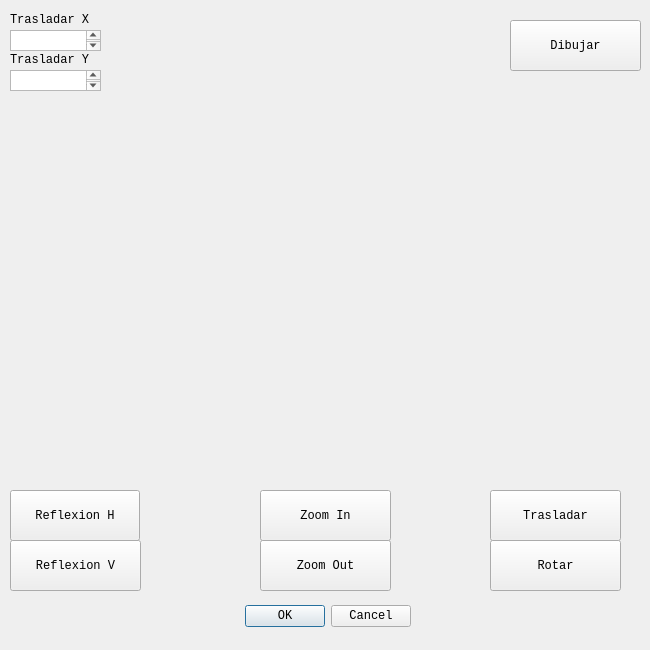
<?xml version="1.0" encoding="UTF-8"?>
<ui version="4.0">
 <class>cono</class>
 <widget class="QDialog" name="cono">
  <property name="geometry">
   <rect>
    <x>0</x>
    <y>0</y>
    <width>650</width>
    <height>650</height>
   </rect>
  </property>
  <property name="windowTitle">
   <string>Dialog</string>
  </property>
  <widget class="QDialogButtonBox" name="buttonBox">
   <property name="geometry">
    <rect>
     <x>70</x>
     <y>600</y>
     <width>341</width>
     <height>32</height>
    </rect>
   </property>
   <property name="font">
    <font>
     <family>Courier New</family>
    </font>
   </property>
   <property name="orientation">
    <enum>Qt::Horizontal</enum>
   </property>
   <property name="standardButtons">
    <set>QDialogButtonBox::Cancel|QDialogButtonBox::Ok</set>
   </property>
  </widget>
  <widget class="QLabel" name="label">
   <property name="geometry">
    <rect>
     <x>10</x>
     <y>10</y>
     <width>101</width>
     <height>20</height>
    </rect>
   </property>
   <property name="font">
    <font>
     <family>Courier New</family>
    </font>
   </property>
   <property name="text">
    <string>Trasladar X</string>
   </property>
  </widget>
  <widget class="QPushButton" name="pushButton_3">
   <property name="geometry">
    <rect>
     <x>260</x>
     <y>540</y>
     <width>131</width>
     <height>51</height>
    </rect>
   </property>
   <property name="font">
    <font>
     <family>Courier New</family>
    </font>
   </property>
   <property name="text">
    <string>Zoom Out</string>
   </property>
  </widget>
  <widget class="QPushButton" name="pushButton_2">
   <property name="geometry">
    <rect>
     <x>490</x>
     <y>490</y>
     <width>131</width>
     <height>51</height>
    </rect>
   </property>
   <property name="font">
    <font>
     <family>Courier New</family>
    </font>
   </property>
   <property name="text">
    <string>Trasladar</string>
   </property>
  </widget>
  <widget class="QPushButton" name="pushButton_4">
   <property name="geometry">
    <rect>
     <x>260</x>
     <y>490</y>
     <width>131</width>
     <height>51</height>
    </rect>
   </property>
   <property name="font">
    <font>
     <family>Courier New</family>
    </font>
   </property>
   <property name="text">
    <string>Zoom In</string>
   </property>
  </widget>
  <widget class="QTextEdit" name="transX">
   <property name="geometry">
    <rect>
     <x>10</x>
     <y>30</y>
     <width>91</width>
     <height>21</height>
    </rect>
   </property>
  </widget>
  <widget class="QPushButton" name="pushButton">
   <property name="geometry">
    <rect>
     <x>510</x>
     <y>20</y>
     <width>131</width>
     <height>51</height>
    </rect>
   </property>
   <property name="font">
    <font>
     <family>Courier New</family>
    </font>
   </property>
   <property name="text">
    <string>Dibujar</string>
   </property>
  </widget>
  <widget class="QLabel" name="label_2">
   <property name="geometry">
    <rect>
     <x>10</x>
     <y>50</y>
     <width>101</width>
     <height>20</height>
    </rect>
   </property>
   <property name="font">
    <font>
     <family>Courier New</family>
    </font>
   </property>
   <property name="text">
    <string>Trasladar Y</string>
   </property>
  </widget>
  <widget class="QTextEdit" name="transY">
   <property name="geometry">
    <rect>
     <x>10</x>
     <y>70</y>
     <width>91</width>
     <height>21</height>
    </rect>
   </property>
  </widget>
  <widget class="QPushButton" name="pushButton_5">
   <property name="geometry">
    <rect>
     <x>490</x>
     <y>540</y>
     <width>131</width>
     <height>51</height>
    </rect>
   </property>
   <property name="font">
    <font>
     <family>Courier New</family>
    </font>
   </property>
   <property name="text">
    <string>Rotar</string>
   </property>
  </widget>
  <widget class="QPushButton" name="pushButton_6">
   <property name="geometry">
    <rect>
     <x>10</x>
     <y>490</y>
     <width>130</width>
     <height>51</height>
    </rect>
   </property>
   <property name="font">
    <font>
     <family>Courier New</family>
    </font>
   </property>
   <property name="text">
    <string>Reflexion H</string>
   </property>
  </widget>
  <widget class="QPushButton" name="pushButton_7">
   <property name="geometry">
    <rect>
     <x>10</x>
     <y>540</y>
     <width>131</width>
     <height>51</height>
    </rect>
   </property>
   <property name="font">
    <font>
     <family>Courier New</family>
    </font>
   </property>
   <property name="text">
    <string>Reflexion V</string>
   </property>
  </widget>
 </widget>
 <resources/>
 <connections>
  <connection>
   <sender>buttonBox</sender>
   <signal>accepted()</signal>
   <receiver>cono</receiver>
   <slot>accept()</slot>
   <hints>
    <hint type="sourcelabel">
     <x>248</x>
     <y>254</y>
    </hint>
    <hint type="destinationlabel">
     <x>157</x>
     <y>274</y>
    </hint>
   </hints>
  </connection>
  <connection>
   <sender>buttonBox</sender>
   <signal>rejected()</signal>
   <receiver>cono</receiver>
   <slot>reject()</slot>
   <hints>
    <hint type="sourcelabel">
     <x>316</x>
     <y>260</y>
    </hint>
    <hint type="destinationlabel">
     <x>286</x>
     <y>274</y>
    </hint>
   </hints>
  </connection>
 </connections>
</ui>
